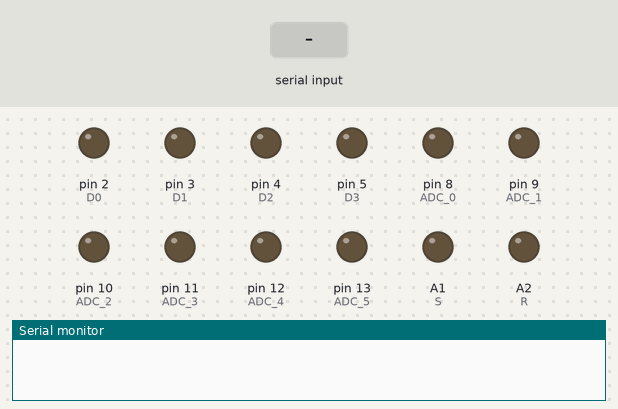
A sketch run on a simulated Arduino Uno, built with avr-gcc and run on an emulated ATmega328P. Shown: output pins drawn as LEDs (lit = HIGH), the last lines printed to the serial monitor. The inputs (shaded band) are chosen by the test bench. Pins used as bus, display or sensor lines are not drawn.

Above: at 1.2 s.
1.3 s: "D90\n" received over Serial
At 3.1 s:
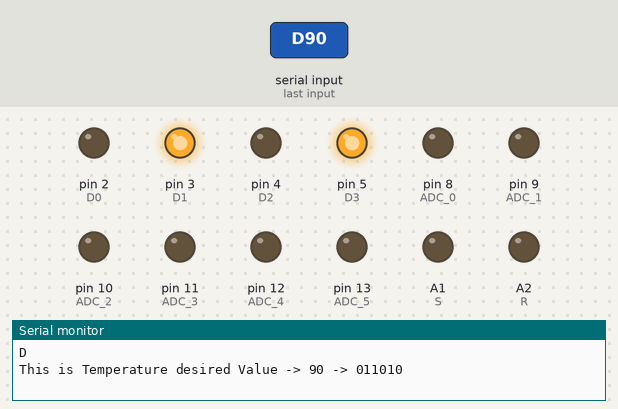
3.8 s: "S90\n" received over Serial
6.3 s: "R90\n" received over Serial
At 8.0 s:
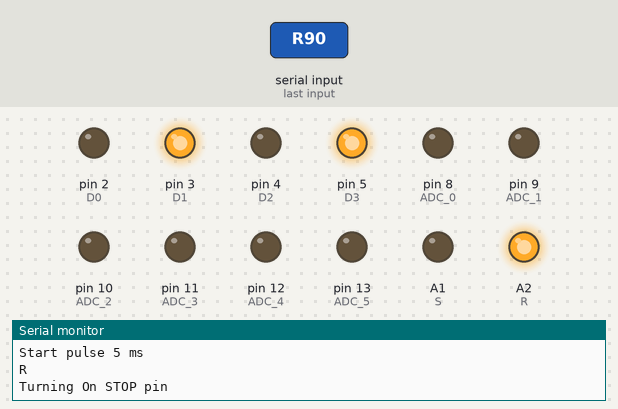
8.7 s: "C90\n" received over Serial
At 10.9 s:
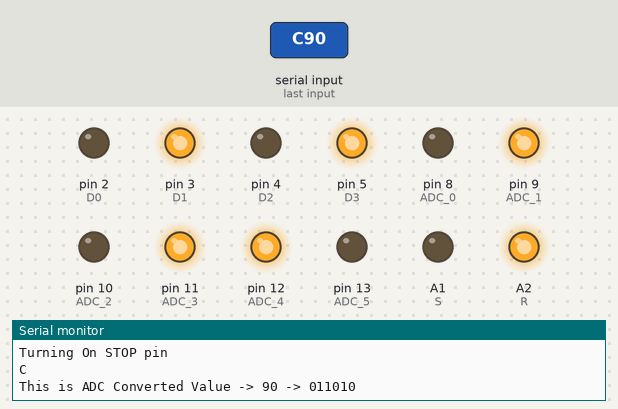
11.2 s: "R,45\n" received over Serial
At 13.0 s:
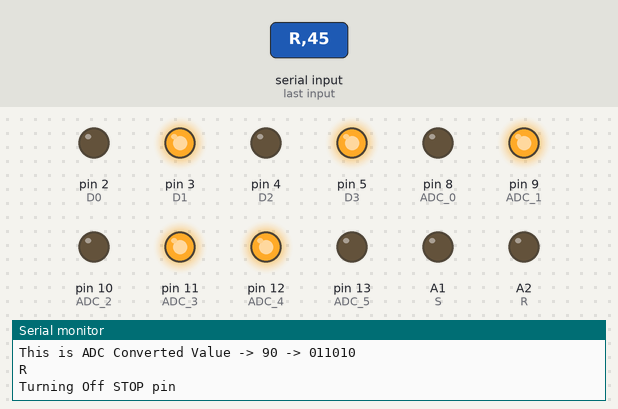
13.7 s: "D,45\n" received over Serial
At 16.1 s:
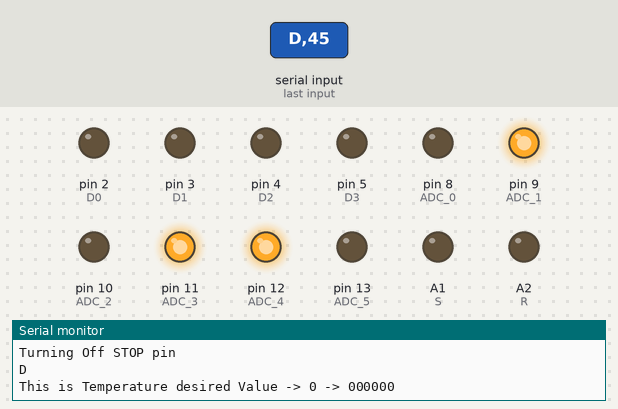
Timing chart, 0 to 17.2 s (numbered marks = the images above; inputs shaded):
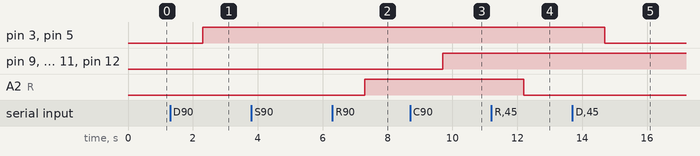

The sketch:

Sim_Oven.ino
```cpp
#define ADC_5 13
#define ADC_4 12
#define ADC_3 11
#define ADC_2 10
#define ADC_1 9
#define ADC_0 8
#define D5 7
#define D4 6
#define D3 5
#define D2 4
#define D1 3
#define D0 2
#define S A1
#define R A2
#define SAMPLES 100
#define ADC1 A0
unsigned long temp = 0;
unsigned long acc = 0;
int counter = 0;
float value = 0;
int finalValue = 0;
char rx = 0;
String str = "";
char flag = 0;

void updateDataOutput(int val, char print) {
  int b5, b4, b3, b2, b1, b0;
  b5 = (val >> 5) & 1;
  b4 = (val >> 4) & 1;
  b3 = (val >> 3) & 1;
  b2 = (val >> 2) & 1;
  b1 = (val >> 1) & 1;
  b0 = val & 1;
  digitalWrite(ADC_5, b5);
  digitalWrite(ADC_4, b4);
  digitalWrite(ADC_3, b3);
  digitalWrite(ADC_2, b2);
  digitalWrite(ADC_1, b1);
  digitalWrite(ADC_0, b0);
  if (print == 1) {
    Serial.print("This is ADC Converted Value -> ");
    Serial.print(val);
    Serial.print(" -> ");
    Serial.print(b5);
    Serial.print(b4);
    Serial.print(b3);
    Serial.print(b2);
    Serial.print(b1);
    Serial.println(b0);
  }
  return;
}

void updateOutput(String cmd, char print) {
  String strVal = cmd.substring(1);
  int val = strVal.toInt();
  int b5, b4, b3, b2, b1, b0;
  Serial.println(cmd[0]);
  if (cmd[0] == 'D') {
    b5 = (val >> 5) & 1;
    b4 = (val >> 4) & 1;
    b3 = (val >> 3) & 1;
    b2 = (val >> 2) & 1;
    b1 = (val >> 1) & 1;
    b0 = val & 1;
    digitalWrite(D5, b5);
    digitalWrite(D4, b4);
    digitalWrite(D3, b3);
    digitalWrite(D2, b2);
    digitalWrite(D1, b1);
    digitalWrite(D0, b0);
    if (print == 1) {
      Serial.print("This is Temperature desired Value -> ");
      Serial.print(val);
      Serial.print(" -> ");
      Serial.print(b5);
      Serial.print(b4);
      Serial.print(b3);
      Serial.print(b2);
      Serial.print(b1);
      Serial.println(b0);
    }
  } else if (cmd[0] == 'S') {
    digitalWrite(S, HIGH);
    if (print == 1) {
      Serial.println("Start pulse 5 ms");
    }
    delay(5);
    digitalWrite(S, LOW);

  } else if (cmd[0] == 'R') {
    if (digitalRead(R)) {
      digitalWrite(R, LOW);
      if (print == 1) {
        Serial.println("Turning Off STOP pin");
      }
    } else {
      digitalWrite(R, HIGH);
      if (print == 1) {
        Serial.println("Turning On STOP pin");
      }
    }
  }
  else if (cmd[0] == 'C') {
      updateDataOutput(val, 1);
    }
  return;
}
void setup() {
  // put your setup code here, to run once:
  Serial.begin(115200);
  pinMode(ADC_5, OUTPUT);
  pinMode(ADC_4, OUTPUT);
  pinMode(ADC_3, OUTPUT);
  pinMode(ADC_2, OUTPUT);
  pinMode(ADC_1, OUTPUT);
  pinMode(ADC_0, OUTPUT);
  pinMode(D5, OUTPUT);
  pinMode(D4, OUTPUT);
  pinMode(D3, OUTPUT);
  pinMode(D2, OUTPUT);
  pinMode(D1, OUTPUT);
  pinMode(D0, OUTPUT);
  pinMode(S, OUTPUT);
  pinMode(R, OUTPUT);
}

void loop() {
  if (Serial.available()) {
    str = Serial.readString();
    updateOutput(str, 1);
  } /*
  if (flag == 0) {
    temp++;
    if (temp == 400000) {
      temp = 0;
      flag = 1;
    }
  }
  if (flag == 1) {
    acc = acc + analogRead(ADC1);
    counter++;
    if (counter == SAMPLES) {
      counter = 0;
      value = (acc * 5.0 * 1.0) / 1023.0;
      finalValue = int(trunc(value));
      updateDataOutput(finalValue, 1);
      flag = 0;
      acc = 0;
    }
  }*/
}
```

ADC_Slave.cpp
```cpp
#include <Arduino.h>

#define DATA_3 13
#define DATA_2 12
#define DATA_1 11
#define DATA_0 10
#define ENABLE 9
#define ADC_INT 8
#define SAMPLES 100

unsigned long acc = 0;
float value = 0;
unsigned int finalValue = 0;
int ADC1 = A0; // Voltage
int counter = 0;
int D = 0;
int U = 0;
int set_temp = 45;
int set_time = 13;
char e_flag = 0;

const int stopPin = 7;  // Pin for STOP (toggle)
const int startPin = 6; // Pin for START (pulse)
bool stopState = LOW;   // Keeps track of STOP state

void updateDataOutput(char val, char position, char print)
{
  int b3, b2, b1, b0;
  if (position == 0)
  {
    b3 = (val >> 3) & 1;
    b2 = (val >> 2) & 1;
    b1 = (val >> 1) & 1;
    b0 = val & 1;
    digitalWrite(DATA_3, b3);
    digitalWrite(DATA_2, b2);
    digitalWrite(DATA_1, b1);
    digitalWrite(DATA_0, b0);
  }
  else
  {
    b3 = (val >> 7) & 1;
    b2 = (val >> 6) & 1;
    b1 = (val >> 5) & 1;
    b0 = (val >> 4) & 1;
    digitalWrite(DATA_3, b3);
    digitalWrite(DATA_2, b2);
    digitalWrite(DATA_1, b1);
    digitalWrite(DATA_0, b0);
  }
  if (print == 1)
  {
    Serial.print("This is reg A -> ");
    Serial.print(b3);
    Serial.print(b2);
    Serial.print(b1);
    Serial.println(b0);
  }
  return;
}

void serialCommand()
{
  if (Serial.available())
  {
    String input = Serial.readStringUntil('\n'); // Read the full line until newline

    input.trim(); // Remove any leading/trailing whitespace

    if (input.length() == 0)
      return;

    char command = input.charAt(0);

    if (command == 'S' || command == 's')
    {
      stopState = !stopState; // Toggle stop state
      digitalWrite(stopPin, stopState);
      Serial.print("STOP is now: ");
      Serial.println(stopState ? "ON" : "OFF");
    }
    else if (command == 'P' || command == 'p')
    {
      digitalWrite(startPin, HIGH); // Send pulse
      Serial.println("START pulse sent");
      delay(1000); // 1 second pulse
      digitalWrite(startPin, LOW);
    }
    else if (command == 'C' || command == 'c')
    {
      int equalIndex = input.indexOf('=');
      if (equalIndex != -1)
      {
        String valString = input.substring(equalIndex + 1);
        value = valString.toFloat(); // Convert string to float
        Serial.print("Value updated to: ");
        Serial.println(value);
      }
      else
      {
        Serial.println("Invalid format. Use C=value");
      }
    }
  }
}

void setup()
{
  // put your setup code here, to run once:
  Serial.begin(115200);
  pinMode(DATA_3, OUTPUT);
  pinMode(DATA_2, OUTPUT);
  pinMode(DATA_1, OUTPUT);
  pinMode(DATA_0, OUTPUT);
  pinMode(ENABLE, INPUT);
  pinMode(ADC_INT, OUTPUT);
  digitalWrite(ADC_INT, LOW);

  pinMode(stopPin, OUTPUT);
  pinMode(startPin, OUTPUT);
  digitalWrite(stopPin, stopState);
  digitalWrite(startPin, LOW);
  Serial.println("Enter 'S' to toggle STOP, 'P' for START pulse");
}

void loop()
{
  serialCommand();
  if (digitalRead(ENABLE) && e_flag == 0)
  {
    acc = acc + analogRead(ADC1);
    counter++;
    if (counter == SAMPLES)
    {
      counter = 0;
      Serial.println(analogRead(ADC1));
      // value = (((acc * 5.0) / 1023.0) - 273.15);
      // value = (((((acc / SAMPLES * 4.7) / 1023.0) - 0.05) / 0.01) - 273.15); // With correction of 0.05V
      value = ((((acc / SAMPLES) * 5.0) / 1023.0)) * 100;
      finalValue = int(trunc(value));
      Serial.println(finalValue);
      D = (finalValue / 10) % 10;
      U = (finalValue % 10);
      updateDataOutput(D, 0, 1);
      delay(1);
      digitalWrite(ADC_INT, HIGH);
      delay(1);
      digitalWrite(ADC_INT, LOW);
      updateDataOutput(U, 0, 1);
      delay(1);
      digitalWrite(ADC_INT, HIGH);
      delay(1);
      digitalWrite(ADC_INT, LOW);
      updateDataOutput(finalValue, 0, 1);
      digitalWrite(ADC_INT, HIGH);
      delay(1);
      digitalWrite(ADC_INT, LOW);
      updateDataOutput(finalValue, 1, 1);
      digitalWrite(ADC_INT, HIGH);
      delay(1);
      digitalWrite(ADC_INT, LOW);
      updateDataOutput(set_temp, 0, 1);
      digitalWrite(ADC_INT, HIGH);
      delay(1);
      digitalWrite(ADC_INT, LOW);
      updateDataOutput(set_temp, 1, 1);
      digitalWrite(ADC_INT, HIGH);
      delay(1);
      digitalWrite(ADC_INT, LOW);
      updateDataOutput(set_time, 0, 1);
      digitalWrite(ADC_INT, HIGH);
      delay(1);
      digitalWrite(ADC_INT, LOW);
      acc = 0;
      Serial.print("This is the value requested -> ");
      Serial.print(D);
      Serial.println(U);
      Serial.print("This is the temperature reading -> ");
      Serial.println(finalValue);
      Serial.print("This is the set temperature -> ");
      Serial.println(set_temp);
      Serial.print("This is the set time -> ");
      Serial.println(set_time);
      e_flag = 1;
    }
  }
  else if (digitalRead(ENABLE) == 0)
  {
    e_flag = 0;
    acc = 0;
    updateDataOutput(0, 0, 0);
    digitalWrite(ADC_INT, LOW);
    counter = 0;
  }
}
```

Measured:
- after the input at 1.3 s, pin 3 (D1), pin 5 (D3): LOW → HIGH after 1.0 s
- after the input at 6.3 s, A2 (R): LOW → HIGH after 1.0 s
- after the input at 8.7 s, pin 9 (ADC_1), pin 11 (ADC_3), pin 12 (ADC_4): LOW → HIGH after 1.0 s
- after the input at 11.2 s, A2 (R): HIGH → LOW after 1.0 s
- after the input at 13.7 s, pin 3 (D1), pin 5 (D3): HIGH → LOW after 1.0 s
